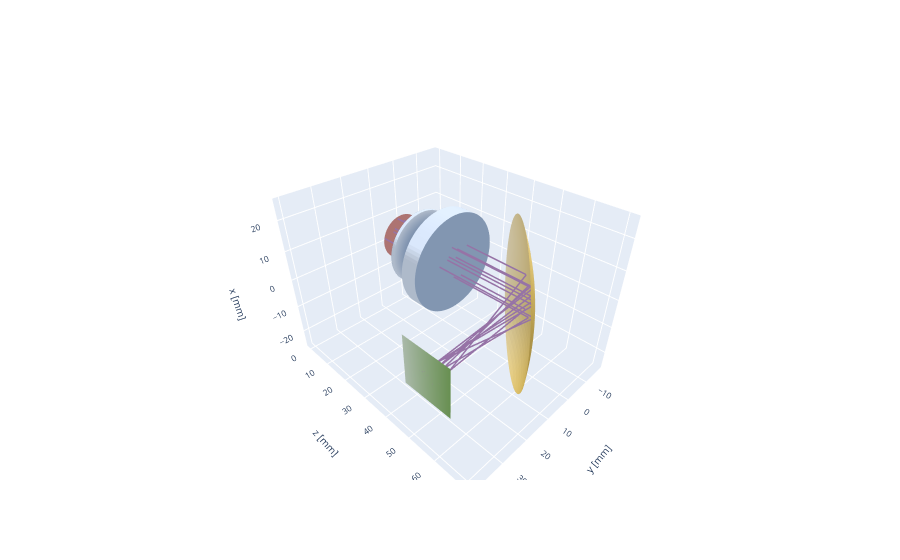

Notebook code cell kept with this figure:
### Markdown cell above
Also 3D plotting is supported. Here rays always look correct since no projection is needed

### Code cell
dit.plotting.system3D.plot(system,RayPaths,resolution=24)

### Figure 1 — Plotly figure (JSON) as saved in the notebook; plotly's stock layout.template omitted (floating-point values rounded to 4 significant figures; data arrays with more than 128 entries replaced by an {"elided": "..."} marker saying what was removed)
{"data": [{"colorscale": [[0, "rgb(248, 206, 204)"], [1, "rgb(184, 84, 80)"]], "name": "light_source_0", "showscale": false, "type": "surface", "x": {"elided": "24x24 float values"}, "y": {"elided": "24x24 float values"}, "z": {"elided": "24x24 int values"}}, {"colorscale": [[0, "rgb(218, 232, 252)"], [1, "rgb(108, 142, 191)"]], "name": "lens1_0", "showscale": false, "type": "surface", "x": {"elided": "24x24 float values"}, "y": {"elided": "24x24 float values"}, "z": {"elided": "24x24 int values"}}, {"colorscale": [[0, "rgb(218, 232, 252)"], [1, "rgb(108, 142, 191)"]], "name": "lens1_1", "showscale": false, "type": "surface", "x": {"elided": "24x24 float values"}, "y": {"elided": "24x24 float values"}, "z": {"elided": "24x24 float values"}}, {"colorscale": [[0, "rgb(218, 232, 252)"], [1, "rgb(218, 232, 252)"]], "name": "lens1_2", "showscale": false, "type": "surface", "x": {"elided": "96x2 float values"}, "y": {"elided": "96x2 float values"}, "z": {"elided": "96x2 float values"}}, {"colorscale": [[0, "rgb(255, 242, 204)"], [1, "rgb(214, 182, 86)"]], "name": "mirror_0", "showscale": false, "type": "surface", "x": {"elided": "24x24 float values"}, "y": {"elided": "24x24 float values"}, "z": {"elided": "24x24 float values"}}, {"colorscale": [[0, "rgb(213, 232, 212)"], [1, "rgb(130, 179, 102)"]], "name": "detector_0", "showscale": false, "type": "surface", "x": {"elided": "24x24 float values"}, "y": {"elided": "24x24 int values"}, "z": {"elided": "24x24 float values"}}, {"colorscale": [[0, "rgb(218, 232, 252)"], [1, "rgb(108, 142, 191)"]], "name": "lens2_0", "showscale": false, "type": "surface", "x": {"elided": "24x24 float values"}, "y": {"elided": "24x24 float values"}, "z": {"elided": "24x24 float values"}}, {"colorscale": [[0, "rgb(218, 232, 252)"], [1, "rgb(108, 142, 191)"]], "name": "lens2_1", "showscale": false, "type": "surface", "x": {"elided": "24x24 float values"}, "y": {"elided": "24x24 float values"}, "z": {"elided": "24x24 int values"}}, {"colorscale": [[0, "rgb(218, 232, 252)"], [1, "rgb(218, 232, 252)"]], "name": "lens2_2", "showscale": false, "type": "surface", "x": {"elided": "96x2 float values"}, "y": {"elided": "96x2 float values"}, "z": {"elided": "96x2 float values"}}, {"hovertemplate": "ray id=0<br>X=%{x}<br>Y=%{y}<br>Z=%{z}<extra></extra>", "legendgroup": "", "line": {"color": "#9673a6", "dash": "solid", "width": 3}, "marker": {"symbol": "circle"}, "mode": "lines", "name": "", "scene": "scene", "showlegend": false, "type": "scatter3d", "x": [-6.436, -6.436, -6.436, -5.764, -5.748, -5.56, -1.005], "y": [-3.335, -3.335, -3.335, -2.987, -2.979, -2.881, 40], "z": [0, 10, 12.47, 22.58, 26, 52.64, 58.16]}, {"hovertemplate": "ray id=1<br>X=%{x}<br>Y=%{y}<br>Z=%{z}<extra></extra>", "legendgroup": "", "line": {"color": "#9673a6", "dash": "solid", "width": 3}, "marker": {"symbol": "circle"}, "mode": "lines", "name": "", "scene": "scene", "showlegend": false, "type": "scatter3d", "x": [1.845, 1.845, 1.845, 1.652, 1.647, 1.574, 0.3603], "y": [7.584, 7.584, 7.584, 6.788, 6.769, 6.469, 40], "z": [0, 10, 12.39, 22.51, 26, 61.74, 53.58]}, {"hovertemplate": "ray id=2<br>X=%{x}<br>Y=%{y}<br>Z=%{z}<extra></extra>", "legendgroup": "", "line": {"color": "#9673a6", "dash": "solid", "width": 3}, "marker": {"symbol": "circle"}, "mode": "lines", "name": "", "scene": "scene", "showlegend": false, "type": "scatter3d", "x": [4.004, 4.004, 4.004, 3.593, 3.584, 3.446, 0.7231], "y": [3.053, 3.053, 3.053, 2.739, 2.732, 2.628, 40], "z": [0, 10, 12.75, 22.8, 26, 58.4, 54.81]}, {"hovertemplate": "ray id=3<br>X=%{x}<br>Y=%{y}<br>Z=%{z}<extra></extra>", "legendgroup": "", "line": {"color": "#9673a6", "dash": "solid", "width": 3}, "marker": {"symbol": "circle"}, "mode": "lines", "name": "", "scene": "scene", "showlegend": false, "type": "scatter3d", "x": [5.573, 5.573, 5.573, 4.998, 4.986, 4.814, 0.9215], "y": [-1.095, -1.095, -1.095, -0.9819, -0.9794, -0.9457, 40], "z": [0, 10, 12.68, 22.74, 26, 54.81, 56.7]}, {"hovertemplate": "ray id=4<br>X=%{x}<br>Y=%{y}<br>Z=%{z}<extra></extra>", "legendgroup": "", "line": {"color": "#9673a6", "dash": "solid", "width": 3}, "marker": {"symbol": "circle"}, "mode": "lines", "name": "", "scene": "scene", "showlegend": false, "type": "scatter3d", "x": [7.217, 7.217, 7.217, 6.463, 6.445, 6.2, 1.245], "y": [1.532, 1.532, 1.532, 1.372, 1.368, 1.316, 40], "z": [0, 10, 12.45, 22.56, 26, 56.93, 55.52]}, {"hovertemplate": "ray id=5<br>X=%{x}<br>Y=%{y}<br>Z=%{z}<extra></extra>", "legendgroup": "", "line": {"color": "#9673a6", "dash": "solid", "width": 3}, "marker": {"symbol": "circle"}, "mode": "lines", "name": "", "scene": "scene", "showlegend": false, "type": "scatter3d", "x": [3.629, 3.629, 3.629, 3.256, 3.248, 3.145, 0.5759], "y": [-3.298, -3.298, -3.298, -2.959, -2.952, -2.858, 40], "z": [0, 10, 12.76, 22.81, 26, 52.88, 57.98]}, {"hovertemplate": "ray id=6<br>X=%{x}<br>Y=%{y}<br>Z=%{z}<extra></extra>", "legendgroup": "", "line": {"color": "#9673a6", "dash": "solid", "width": 3}, "marker": {"symbol": "circle"}, "mode": "lines", "name": "", "scene": "scene", "showlegend": false, "type": "scatter3d", "x": [-5.483, -5.483, -5.483, -4.918, -4.905, -4.728, -0.9387], "y": [0.5637, 0.5637, 0.5637, 0.5056, 0.5043, 0.4862, 40], "z": [0, 10, 12.7, 22.76, 26, 56.27, 55.86]}, {"hovertemplate": "ray id=7<br>X=%{x}<br>Y=%{y}<br>Z=%{z}<extra></extra>", "legendgroup": "", "line": {"color": "#9673a6", "dash": "solid", "width": 3}, "marker": {"symbol": "circle"}, "mode": "lines", "name": "", "scene": "scene", "showlegend": false, "type": "scatter3d", "x": [3.042, 3.042, 3.042, 2.73, 2.723, 2.617, 0.5581], "y": [3.765, 3.765, 3.765, 3.379, 3.37, 3.239, 40], "z": [0, 10, 12.77, 22.81, 26, 58.99, 54.55]}, {"hovertemplate": "ray id=8<br>X=%{x}<br>Y=%{y}<br>Z=%{z}<extra></extra>", "legendgroup": "", "line": {"color": "#9673a6", "dash": "solid", "width": 3}, "marker": {"symbol": "circle"}, "mode": "lines", "name": "", "scene": "scene", "showlegend": false, "type": "scatter3d", "x": [2.394, 2.394, 2.394, 2.15, 2.145, 2.072, 0.4061], "y": [-0.4527, -0.4527, -0.4527, -0.4066, -0.4057, -0.3918, 40], "z": [0, 10, 12.94, 22.95, 26, 55.56, 56.25]}, {"hovertemplate": "ray id=9<br>X=%{x}<br>Y=%{y}<br>Z=%{z}<extra></extra>", "legendgroup": "", "line": {"color": "#9673a6", "dash": "solid", "width": 3}, "marker": {"symbol": "circle"}, "mode": "lines", "name": "", "scene": "scene", "showlegend": false, "type": "scatter3d", "x": [5.086, 5.086, 5.086, 4.552, 4.539, 4.404, 0.7459], "y": [-6.061, -6.061, -6.061, -5.425, -5.409, -5.248, 40.0], "z": [0, 10, 12.37, 22.5, 26, 49.97, 60.28]}], "layout": {"scene": {"aspectmode": "data", "aspectratio": {"x": 1, "y": 1, "z": 1}, "camera": {"up": {"x": 1, "y": 0, "z": 0}}, "xaxis": {"tickfont": {"size": 10}, "title": {"font": {"size": 10}, "text": "x [mm]"}, "visible": true}, "yaxis": {"tickfont": {"size": 10}, "title": {"font": {"size": 10}, "text": "y [mm]"}, "visible": true}, "zaxis": {"tickfont": {"size": 10}, "title": {"font": {"size": 10}, "text": "z [mm]"}, "visible": true}}}}
